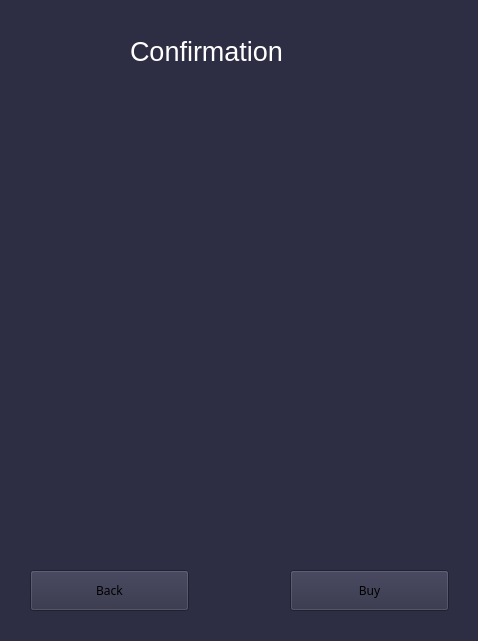
<?xml version="1.0" encoding="UTF-8"?>
<ui version="4.0">
 <class>MainWindow</class>
 <widget class="QMainWindow" name="MainWindow">
  <property name="geometry">
   <rect>
    <x>0</x>
    <y>0</y>
    <width>478</width>
    <height>641</height>
   </rect>
  </property>
  <property name="windowTitle">
   <string>Menu Utama</string>
  </property>
  <property name="styleSheet">
   <string notr="true">background-color: #2D2E43;</string>
  </property>
  <widget class="QWidget" name="centralwidget">
   <widget class="QPushButton" name="push_back">
    <property name="geometry">
     <rect>
      <x>30</x>
      <y>570</y>
      <width>159</width>
      <height>41</height>
     </rect>
    </property>
    <property name="font">
     <font>
      <family>Roboto Slab</family>
      <pointsize>9</pointsize>
      <weight>50</weight>
      <bold>false</bold>
     </font>
    </property>
    <property name="styleSheet">
     <string notr="true">/* PUSH BUTTON */
QPushButton {
    background-color: rgb(80, 80, 122);
    color: white;
    border: none;
    border-radius: 7px;
    padding: 10px 20px;
}

QPushButton:hover {
	background-color: rgb(245, 154, 182);
}

QPushButton:pressed {
    background-color: rgb(109, 68, 81);
}

color: rgb(255, 255, 255);</string>
    </property>
    <property name="text">
     <string>Back</string>
    </property>
   </widget>
   <widget class="QLabel" name="label">
    <property name="geometry">
     <rect>
      <x>130</x>
      <y>6</y>
      <width>341</width>
      <height>91</height>
     </rect>
    </property>
    <property name="text">
     <string>&lt;html&gt;&lt;head/&gt;&lt;body&gt;&lt;p&gt;&lt;span style=&quot; font-size:20pt; color:#ffffff;&quot;&gt;Confirmation&lt;/span&gt;&lt;/p&gt;&lt;/body&gt;&lt;/html&gt;</string>
    </property>
   </widget>
   <widget class="QLabel" name="logo_sparepart">
    <property name="geometry">
     <rect>
      <x>20</x>
      <y>20</y>
      <width>91</width>
      <height>71</height>
     </rect>
    </property>
    <property name="text">
     <string/>
    </property>
   </widget>
   <widget class="QWidget" name="verticalLayoutWidget">
    <property name="geometry">
     <rect>
      <x>80</x>
      <y>110</y>
      <width>321</width>
      <height>341</height>
     </rect>
    </property>
    <layout class="QVBoxLayout" name="verticalLayout"/>
   </widget>
   <widget class="QPushButton" name="push_buy">
    <property name="geometry">
     <rect>
      <x>290</x>
      <y>570</y>
      <width>159</width>
      <height>41</height>
     </rect>
    </property>
    <property name="font">
     <font>
      <family>Roboto Slab</family>
      <pointsize>9</pointsize>
      <weight>50</weight>
      <bold>false</bold>
     </font>
    </property>
    <property name="styleSheet">
     <string notr="true">/* PUSH BUTTON */
QPushButton {
    background-color: rgb(80, 80, 122);
    color: white;
    border: none;
    border-radius: 7px;
    padding: 10px 20px;
}

QPushButton:hover {
	background-color: rgb(245, 154, 182);
}

QPushButton:pressed {
    background-color: rgb(109, 68, 81);
}

color: rgb(255, 255, 255);</string>
    </property>
    <property name="text">
     <string>Buy</string>
    </property>
   </widget>
  </widget>
  <widget class="QStatusBar" name="statusbar"/>
 </widget>
 <resources>
  <include location="../Pictures/Pictures.qrc"/>
  <include location="../Pictures/feather/icon_resources.qrc"/>
 </resources>
 <connections/>
</ui>
